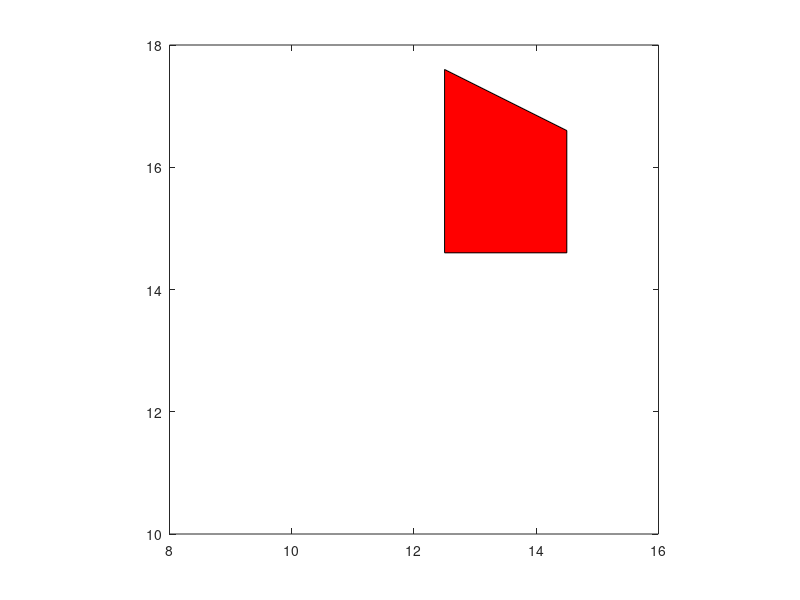

This figure's MATLAB source:
%% Animation example
close all, clear all, clc

origin_x = [9.5 9.5 11.5 11.5 ]; %// initial coordinates of vertices
origin_y = [12.6 15.6 14.6 12.6];
destination_x = origin_x + 3; %// final coordinates of vertices
destination_y = origin_y + 2;
n_steps = 500; %// number of "frames"
t_pause = .03; %// seconds between frames

h = fill(origin_x, origin_y, 'r'); %// create object at initial position
axis([8 16 10 18]) %// adjust as needed, to cover the desired area
axis equal %// same scale in both axes
axis manual %// prevent axes from auto-scaling
for t = linspace(0,1,n_steps)
    x = (1-t)*origin_x + t*destination_x %// update x
    y = (1-t)*origin_y + t*destination_y %// update y
    set(h, 'Vertices', [x(:) y(:)]) %// change object's position
    %pause(t_pause) %// a pause is needed to make movement slower
    drawnow %// probably not needed after pause. Just in case
end